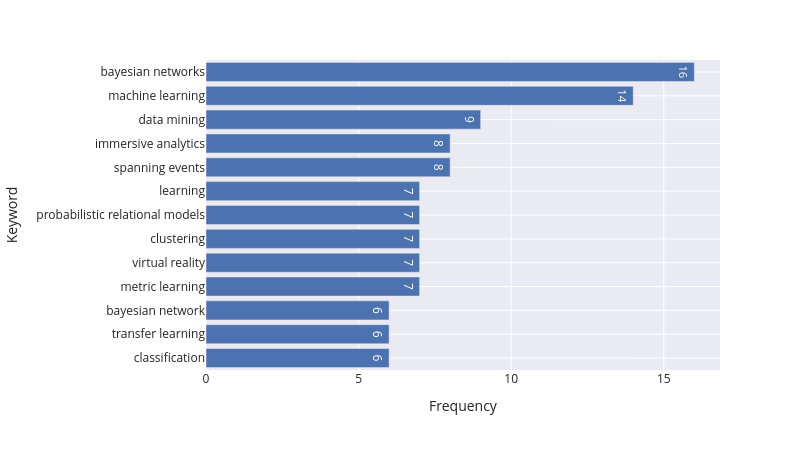

The notebook cell saved with this chart:
### Code cell
fig = px.bar(
    data_frame = keywords.iloc[:13].sort_values(ascending=True).reset_index(),
    y = "index",
    x = 0,
    text = 0,
    width=800,
    height=450
)
fig.update_layout(xaxis_title="Frequency",yaxis_title="Keyword")
save_fig(fig, 'top_10_most_frequent_keywords.svg')
show(fig)

### Figure 1 — Plotly figure (JSON) as saved in the notebook; plotly's stock layout.template omitted (floating-point values rounded to 4 significant figures)
{"data": [{"hovertemplate": "0=%{text}<br>index=%{y}<extra></extra>", "legendgroup": "", "marker": {"color": "rgb(76,114,176)", "pattern": {"shape": ""}}, "name": "", "orientation": "h", "showlegend": false, "text": [6.0, 6.0, 6.0, 7.0, 7.0, 7.0, 7.0, 7.0, 8.0, 8.0, 9.0, 14.0, 16.0], "textposition": "auto", "type": "bar", "x": [6, 6, 6, 7, 7, 7, 7, 7, 8, 8, 9, 14, 16], "xaxis": "x", "y": ["classification", "transfer learning", "bayesian network", "metric learning", "virtual reality", "clustering", "probabilistic relational models", "learning", "spanning events", "immersive analytics", "data mining", "machine learning", "bayesian networks"], "yaxis": "y"}], "layout": {"barmode": "relative", "font": {"size": 12}, "height": 450, "legend": {"tracegroupgap": 0}, "margin": {"t": 60}, "width": 800, "xaxis": {"anchor": "y", "domain": [0, 1], "title": {"text": "Frequency"}}, "yaxis": {"anchor": "x", "domain": [0, 1], "title": {"text": "Keyword"}}}}
